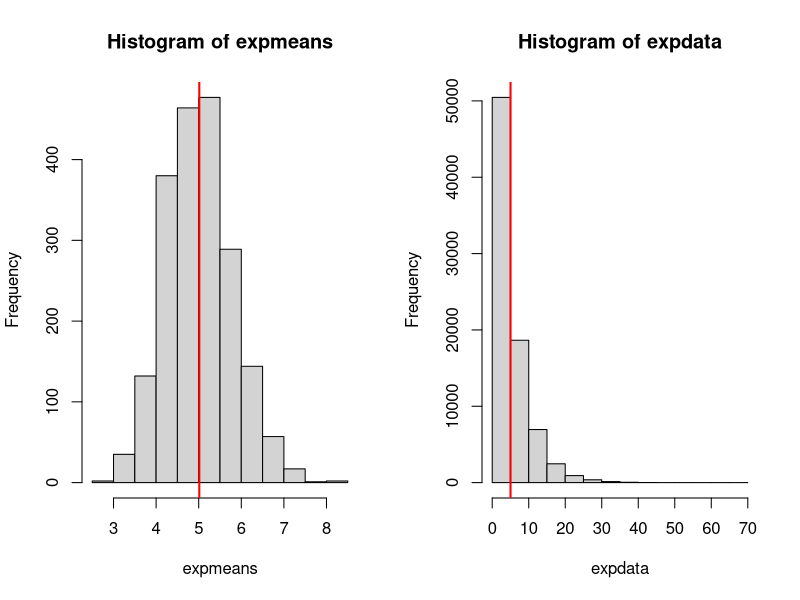
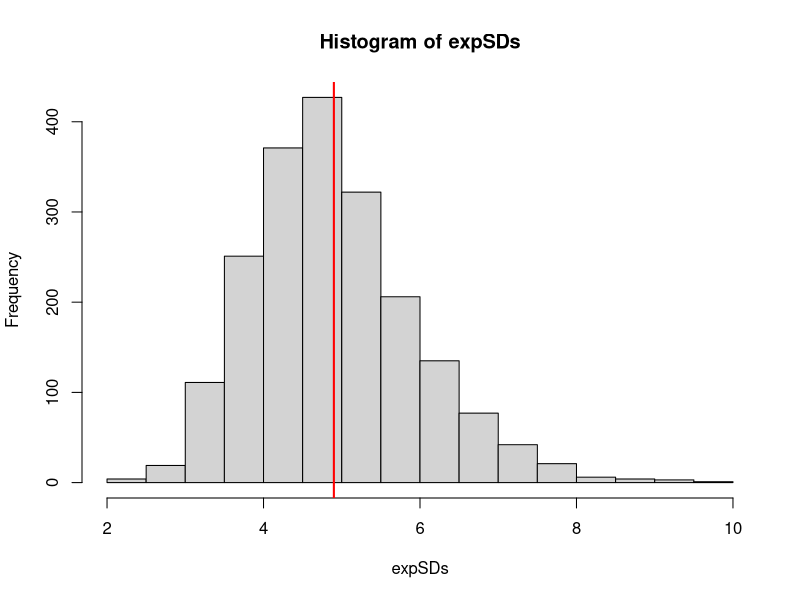
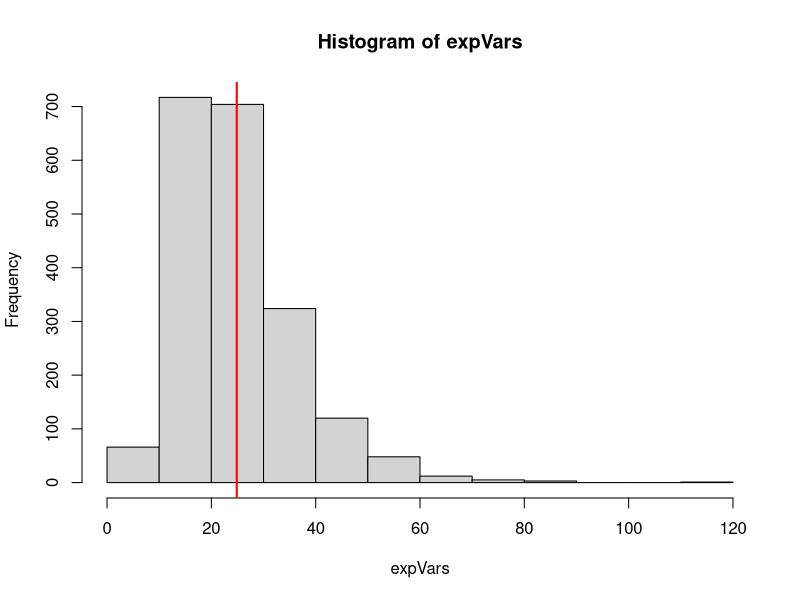

Here is the R script that generated these plots, in order:
# The exponential distribution can be simulated in R with rexp(n, lambda) where lambda is the rate parameter. 
# The mean of exponential distribution is 1/lambda and the standard deviation is also 1/lambda. 
# Set lambda = 0.2 for all of the simulations.


plotExpMean <- function (n=40, t=1000, mylambda=.2) {
    expdata <- matrix(nrow=t, ncol=n)
    expmeans <- c(rep(NULL, t))
    for (i in 1:t)  {
        expdata[i,] <- rexp(n, mylambda)
        expmeans[i] <- mean(expdata[i,])
    }
    par(mfrow=c(1,2))
    hist(expmeans)
    abline(v=mean(expmeans), lwd=2, col="red")
    hist(expdata)
    abline(v=mean(expdata), lwd=2, col="red")
}

plotExpSD <- function (n=40, t=1000, mylambda=.2) {
    expdata <- matrix(nrow=t, ncol=n)
    expSDs <- c(rep(NULL, t))
    for (i in 1:t)  {
        expdata[i,] <- rexp(n, mylambda)
        expSDs[i] <- sd(expdata[i,])
    }
    par(mfrow=c(1,1))
    hist(expSDs)
    abline(v=mean(expSDs), lwd=2, col="red")
}

plotExpVar <- function (n=40, t=1000, mylambda=.2) {
    expdata <- matrix(nrow=t, ncol=n)
    expVars <- c(rep(NULL, t))
    for (i in 1:t)  {
        expdata[i,] <- rexp(n, mylambda)
        expVars[i] <- var(expdata[i,])
    }
    par(mfrow=c(1,1))
    hist(expVars)
    abline(v=mean(expVars), lwd=2, col="red")
}

plotExpMean(t=2000)
readline("press enter to continue...")
plotExpSD(t=2000)
readline("press enter to continue...")
plotExpVar(t=2000)


